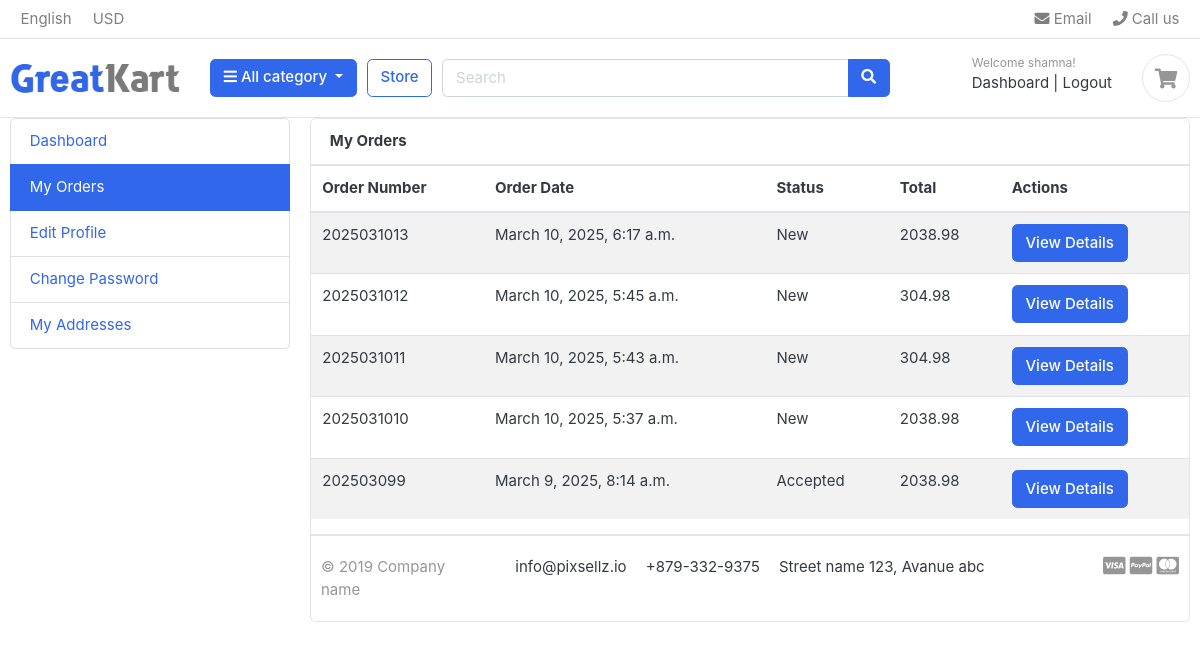
/myaccounts/my_orders/ (signed in), run on an earlier commit of the app's database.
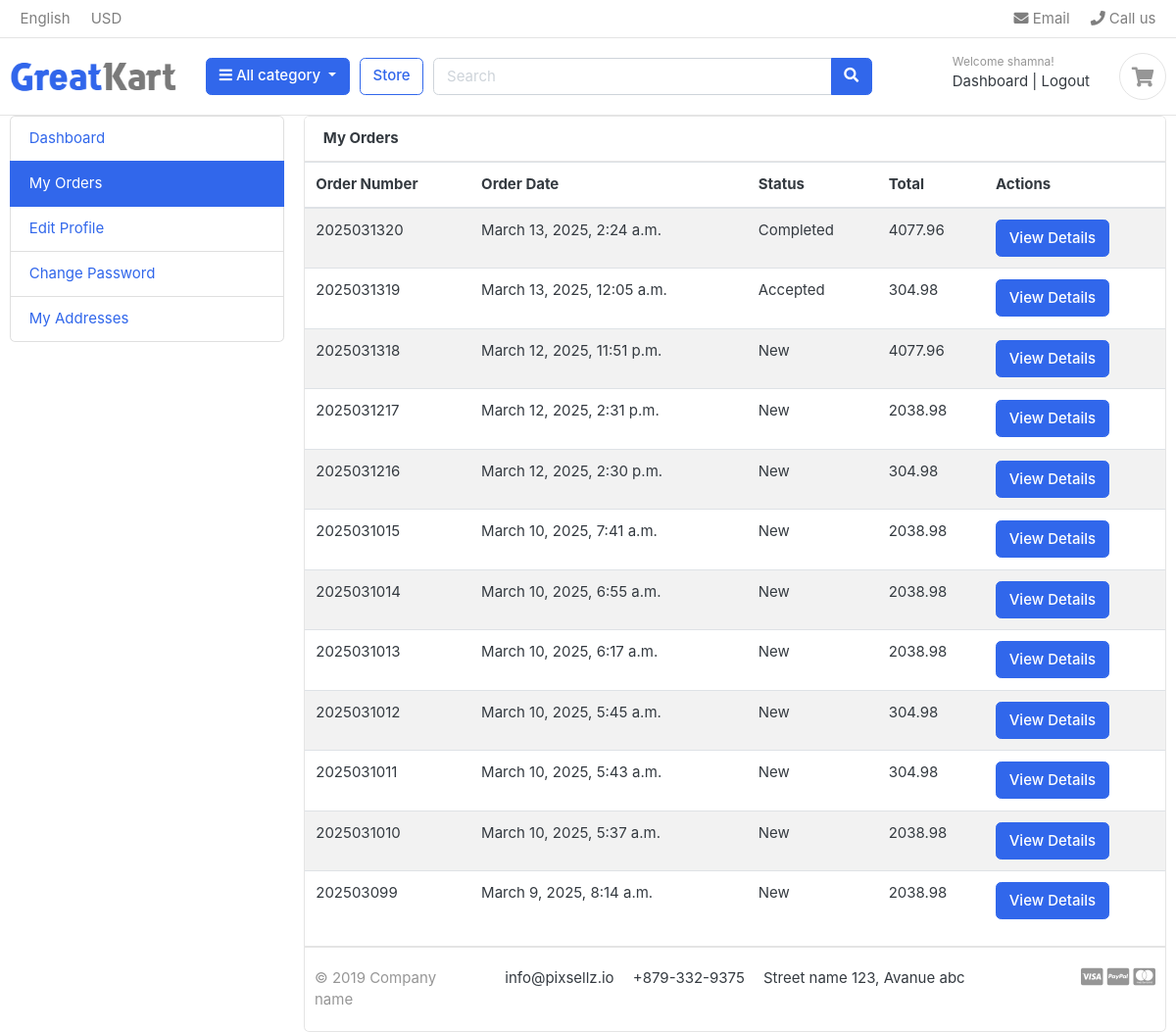
And on a later commit of the database.
### orders/models.py (models this page shows, shortened)
class Order(models.Model):
    STATUS = (
        ('New', 'New'),
        ('Accepted', 'Accepted'),
        ('Completed', 'Completed'),
        ('Cancelled', 'Cancelled'),
    )
    PAYMENT_METHOD_CHOICES = (
        ('cod', 'Cash on Delivery'),
        ('online', 'Online Payment'),
    )
    PAYMENT_STATUS_CHOICES = (
        ('pending', 'Pending'),
        ('paid', 'Paid'),
        ('failed', 'Failed'),
    )
    payment_method = models.CharField(max_length=50, choices=PAYMENT_METHOD_CHOICES, default='cod')
    payment_status = models.CharField(max_length=50, choices=PAYMENT_STATUS_CHOICES, default='Pending')
    user = models.ForeignKey(Account, on_delete=models.SET_NULL, null=True)
    payment = models.ForeignKey(Payment, on_delete=models.SET_NULL, blank=True, null=True)
    order_number = models.CharField(max_length=20)
    first_name = models.CharField(max_length=50)
    last_name = models.CharField(max_length=50)
    phone = models.CharField(max_length=15)
    email = models.EmailField(max_length=50)
    address_line_1 = models.CharField(max_length=50)
    address_line_2 = models.CharField(max_length=50, blank=True)
    country = models.CharField(max_length=50)
    state = models.CharField(max_length=50)
    city = models.CharField(max_length=50)
    order_note = models.CharField(max_length=100, blank=True)
    order_total = models.FloatField()
    tax = models.FloatField()
    status = models.CharField(max_length=10, choices=STATUS, default='New')
    ip = models.CharField(blank=True, max_length=20)
    is_ordered = models.BooleanField(default=False)
    created_at = models.DateTimeField(auto_now_add=True)
    updated_at = models.DateTimeField(auto_now=True)

### accounts/views.py (the view)
# urls.py: path('my_orders/',views.my_orders,name='my_orders'),
def my_orders(request):
    orders = Order.objects.filter(user=request.user).order_by('-id')
    context = {
        'orders': orders,
    }
    return render(request, 'greatkart/accounts/my_orders.html', context)

### carts/context_processors.py (called while the page is built)
def counter(request):
    cart_count=0
    if 'admin' in request.path:
        return []
    else:
        try:
            cart = Cart.objects.filter(cart_id=_cart_id(request))
            if request.user.is_authenticated:
                cart_items = CartItem.objects.all().filter(user=request.user)
            else:
                cart_items =CartItem.objects.filter(cart=cart[:1])
            for cart_item in cart_items:
                cart_count += cart_item.quantity
        except Cart.DoesNotExist:
            cart_count=0
    return dict(cart_count=cart_count)

### carts/views.py (called while the page is built)
def _cart_id(request):
    cart = request.session.session_key
    if not cart:
        cart = request.session.create()
    return cart

### category/context_processors.py (called while the page is built)
def menu_links(request):
    links = Category.objects.all()
    return dict(links=links)

### category/models.py (called while the page is built)
    def get_url(self):
            return reverse('products_by_category',args=[self.slug])

### templates/greatkart/accounts/my_orders.html (shortened to what this page needs)
{% extends 'greatkart/base.html' %}
{% block content %}
<div class="container">
	<div class="row">
	{% include 'greatkart/includes/dashboard_sidebar.html' %}
	<main class="col-md-9">
		<article class="card">
		<header class="card-header">
			<strong class="d-inline-block mr-3">My Orders</strong>
		</header>
<table class="table table-striped">
  <thead>
    <tr>
      <th>Order Number</th>
      <th>Order Date</th>
      <th>Status</th>
      <th>Total</th>
      <th>Actions</th>
    </tr>
  </thead>
  <tbody>
    {% for order in orders %}
    <tr>
      <td>{{ order.order_number }}</td>
      <td>{{ order.created_at }}</td>
      <td>{{ order.status }}</td>
      <td>{{ order.order_total }}</td>
      <td>
        <a href="{% url 'my_orders' %}" class="btn btn-primary">View Details</a>
      </td>
    </tr>
    {% endfor %}
  </tbody>
</table>
{% endblock %}

What changed in the data, as far as the page shows it:
added Order: order_number "2025031320", created_at "March 13, 2025, 2:24 a.m.", status "Completed", order_total "4077.96"
added Order: order_number "2025031319", created_at "March 13, 2025, 12:05 a.m.", status "Accepted", order_total "304.98"
added Order: order_number "2025031318", created_at "March 12, 2025, 11:51 p.m.", status "New", order_total "4077.96"
added Order: order_number "2025031217", created_at "March 12, 2025, 2:31 p.m.", status "New", order_total "2038.98"
added Order: order_number "2025031216", created_at "March 12, 2025, 2:30 p.m.", status "New", order_total "304.98"
added Order: order_number "2025031015", created_at "March 10, 2025, 7:41 a.m.", status "New", order_total "2038.98"
added Order: order_number "2025031014", created_at "March 10, 2025, 6:55 a.m.", status "New", order_total "2038.98"
changed Order "March 9, 2025, 8:14 a.m.": status "Accepted" → "New"
